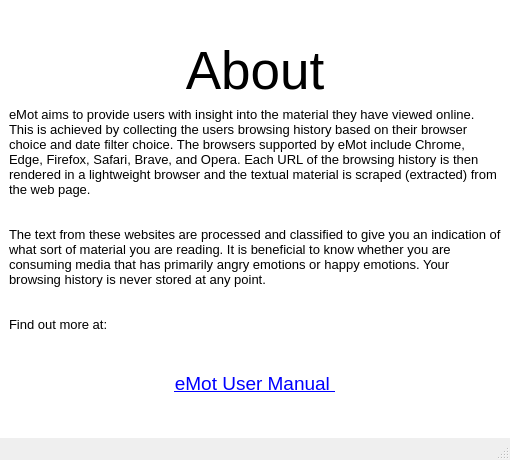
<?xml version="1.0" encoding="UTF-8"?>
<ui version="4.0">
 <class>About</class>
 <widget class="QMainWindow" name="About">
  <property name="geometry">
   <rect>
    <x>0</x>
    <y>0</y>
    <width>510</width>
    <height>460</height>
   </rect>
  </property>
  <property name="minimumSize">
   <size>
    <width>510</width>
    <height>460</height>
   </size>
  </property>
  <property name="windowTitle">
   <string>About eMot</string>
  </property>
  <property name="windowIcon">
   <iconset resource="../resources/resource.qrc">
    <normaloff>:/newPrefix/icon.png</normaloff>:/newPrefix/icon.png</iconset>
  </property>
  <widget class="QWidget" name="centralwidget">
   <property name="styleSheet">
    <string notr="true">background-color: rgb(255, 255, 255);</string>
   </property>
   <layout class="QVBoxLayout" name="verticalLayout_5">
    <item>
     <layout class="QVBoxLayout" name="verticalLayout_4" stretch="1,2,1">
      <item>
       <layout class="QVBoxLayout" name="verticalLayout">
        <item>
         <spacer name="verticalSpacer">
          <property name="orientation">
           <enum>Qt::Vertical</enum>
          </property>
          <property name="sizeHint" stdset="0">
           <size>
            <width>20</width>
            <height>40</height>
           </size>
          </property>
         </spacer>
        </item>
        <item>
         <widget class="QLabel" name="emotHeader_2">
          <property name="font">
           <font>
            <pointsize>40</pointsize>
            <weight>50</weight>
            <bold>false</bold>
           </font>
          </property>
          <property name="text">
           <string>About</string>
          </property>
          <property name="alignment">
           <set>Qt::AlignCenter</set>
          </property>
         </widget>
        </item>
       </layout>
      </item>
      <item>
       <layout class="QVBoxLayout" name="verticalLayout_2">
        <item>
         <widget class="QLabel" name="label_2">
          <property name="font">
           <font>
            <pointsize>10</pointsize>
           </font>
          </property>
          <property name="text">
           <string>eMot aims to provide users with insight into the material they have viewed online. This is achieved by collecting the users browsing history based on their browser choice and date filter choice. The browsers supported by eMot include Chrome, Edge, Firefox, Safari, Brave, and Opera. Each URL of the browsing history is then rendered in a lightweight browser and the textual material is scraped (extracted) from the web page.


The text from these websites are processed and classified to give you an indication of what sort of material you are reading. It is beneficial to know whether you are consuming media that has primarily angry emotions or happy emotions. Your browsing history is never stored at any point.


Find out more at:</string>
          </property>
          <property name="scaledContents">
           <bool>true</bool>
          </property>
          <property name="wordWrap">
           <bool>true</bool>
          </property>
         </widget>
        </item>
       </layout>
      </item>
      <item>
       <layout class="QVBoxLayout" name="verticalLayout_3">
        <item>
         <widget class="QLabel" name="label">
          <property name="font">
           <font>
            <pointsize>14</pointsize>
           </font>
          </property>
          <property name="cursor">
           <cursorShape>PointingHandCursor</cursorShape>
          </property>
          <property name="statusTip">
           <string>Open the user manual.</string>
          </property>
          <property name="styleSheet">
           <string notr="true">color: rgb(0, 0, 255);</string>
          </property>
          <property name="frameShape">
           <enum>QFrame::NoFrame</enum>
          </property>
          <property name="text">
           <string>&lt;html&gt;&lt;head/&gt;&lt;body&gt;&lt;p align=&quot;center&quot;&gt;&lt;a href=&quot;https://docs.google.com/document/d/1qBCJQA-CYdJfvuIIAPbABQMXIWXqyd_84ktYM9sTRZs/edit?usp=sharing&quot;&gt;&lt;span style=&quot; text-decoration: underline; color:#0000ff;&quot;&gt;eMot User Manual &lt;/span&gt;&lt;/a&gt;&lt;/p&gt;&lt;/body&gt;&lt;/html&gt;</string>
          </property>
          <property name="alignment">
           <set>Qt::AlignCenter</set>
          </property>
          <property name="wordWrap">
           <bool>false</bool>
          </property>
          <property name="openExternalLinks">
           <bool>true</bool>
          </property>
         </widget>
        </item>
       </layout>
      </item>
     </layout>
    </item>
   </layout>
  </widget>
  <widget class="QStatusBar" name="statusbar"/>
 </widget>
 <resources>
  <include location="../resources/resource.qrc"/>
 </resources>
 <connections/>
</ui>
